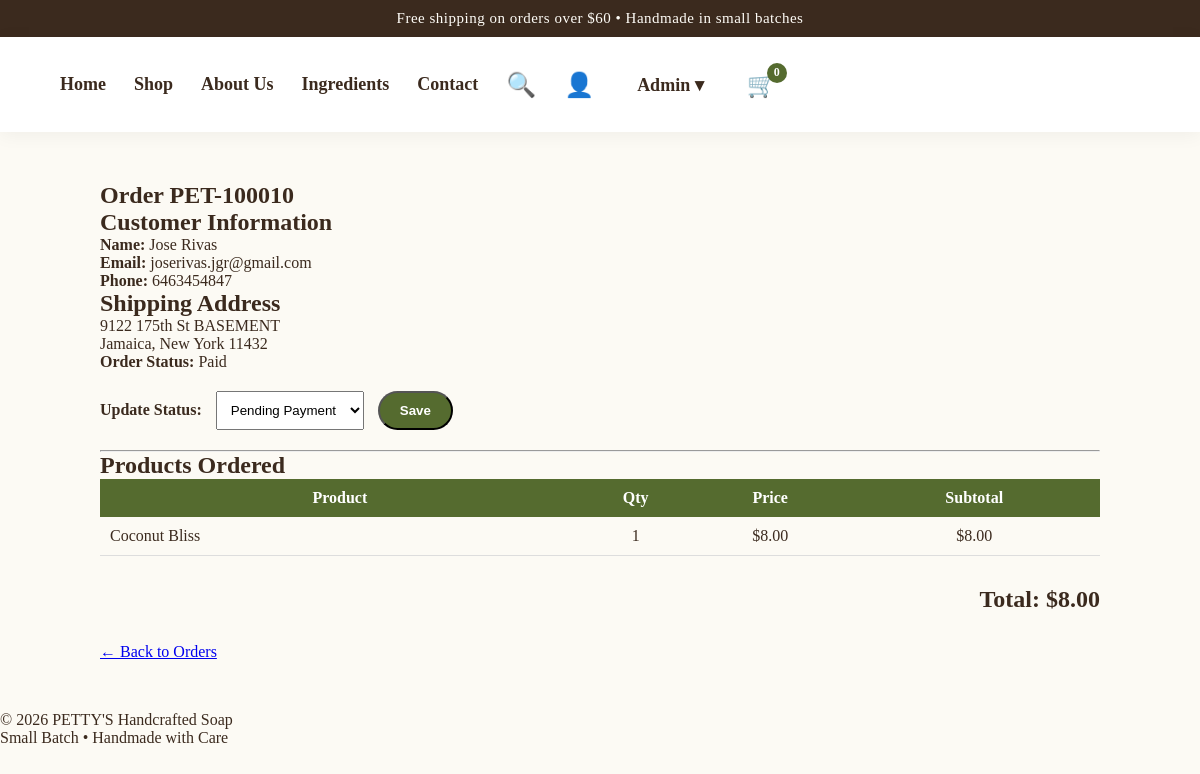
Before: /admin/orders/10 (signed in) with the older database file.
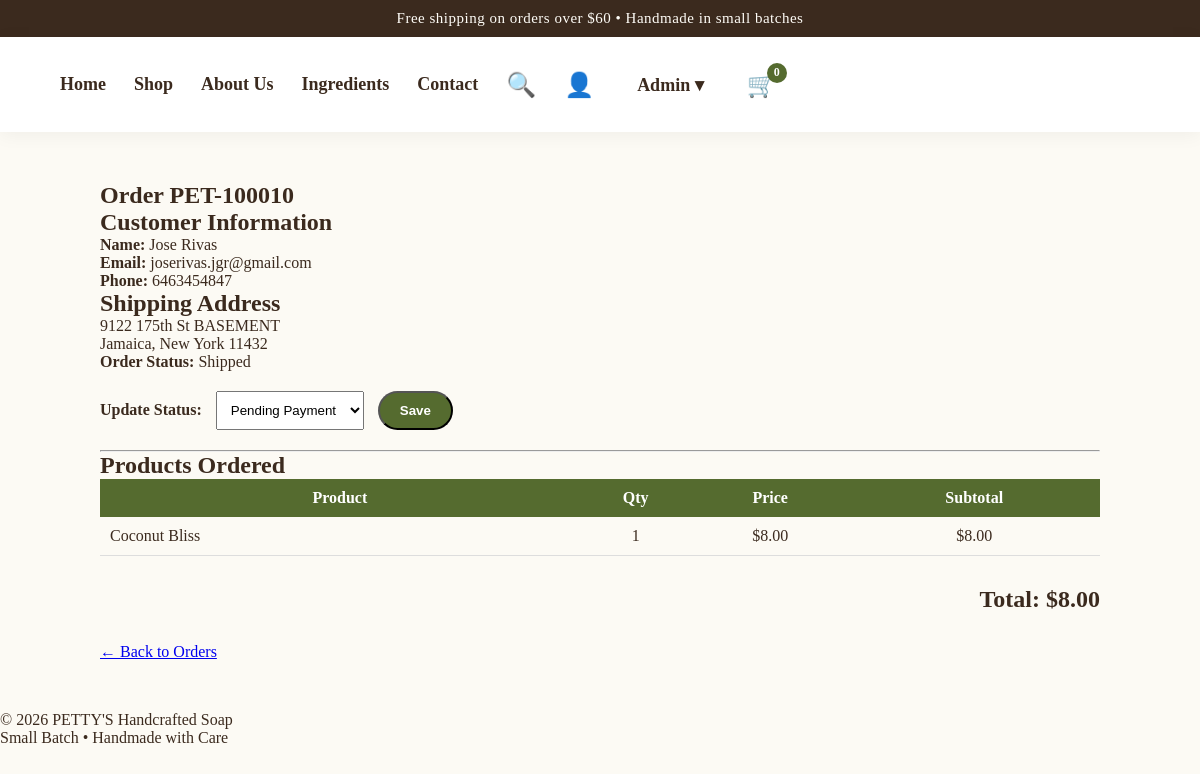
After: the same page with the newer database file.
### tables this page shows
CREATE TABLE orders (
    id INTEGER PRIMARY KEY AUTOINCREMENT,
    order_number TEXT UNIQUE,
    first_name TEXT,
    last_name TEXT,
    email TEXT,
    phone TEXT,
    address TEXT,
    city TEXT,
    state TEXT,
    zip_code TEXT,
    notes TEXT,
    total REAL,
    status TEXT DEFAULT 'Pending Payment',
    created_at TIMESTAMP DEFAULT CURRENT_TIMESTAMP
);

### app.py (the view)
@app.route("/admin/orders/<int:order_id>")
@login_required
def admin_order_detail(order_id):
    conn = sqlite3.connect("pettys.db")
    conn.row_factory = sqlite3.Row
    cursor = conn.cursor()
    cursor.execute("SELECT * FROM orders WHERE id = ?", (order_id,))
    order = cursor.fetchone()
    cursor.execute("SELECT * FROM order_items WHERE order_id = ?", (order_id,))
    items = cursor.fetchall()
    conn.close()
    return render_template("admin_order_detail.html", order=order, items=items)

### app.py (called while the page is built)
@login_manager.user_loader
def load_user(user_id):
    conn = sqlite3.connect("pettys.db")
    conn.row_factory = sqlite3.Row
    cursor = conn.cursor()
    cursor.execute("SELECT id, username FROM admin_users WHERE id = ?", (user_id,))
    user = cursor.fetchone()
    conn.close()
    if user:
        return AdminUser(user["id"], user["username"])
    return None

### templates/admin_order_detail.html (shortened to what this page needs)
{% extends "base.html" %}
{% block content %}
<section style="max-width:1000px;margin:50px auto;">
    <h1>Order {{ order.order_number }}</h1>
    <h2>Customer Information</h2>
    <p><strong>Name:</strong> {{ order.first_name }} {{ order.last_name }}</p>
    <p><strong>Email:</strong> {{ order.email }}</p>
    <p><strong>Phone:</strong> {{ order.phone }}</p>
    <h2>Shipping Address</h2>
    <p>{{ order.address }}</p>
    <p>{{ order.city }}, {{ order.state }} {{ order.zip_code }}</p>
    <p><strong>Order Status:</strong> {{ order.status }}</p>
<form method="POST" action="/admin/orders/{{ order.id }}/status" style="margin:20px 0;">
    <label><strong>Update Status:</strong></label>
    <select name="status" style="padding:10px;margin-left:10px;">
        <option value="Pending Payment">Pending Payment</option>
    </select>
    <button type="submit" class="hero-final-btn" style="padding:10px 20px;margin-left:10px;">
        Save
    </button>
</form>
    <hr>
    <h2>Products Ordered</h2>
    <table style="width:100%;border-collapse:collapse;">
        <thead>
            <tr style="background:#556B2F;color:white;">
                <th style="padding:10px;">Product</th>
                <th>Qty</th>
                <th>Price</th>
                <th>Subtotal</th>
            </tr>
        </thead>
        <tbody>
        {% for item in items %}
        <tr style="border-bottom:1px solid #ddd;">
            <td style="padding:10px;">{{ item.product_name }}</td>
            <td align="center">{{ item.quantity }}</td>
            <td align="center">${{ "%.2f"|format(item.price) }}</td>
            <td align="center">${{ "%.2f"|format(item.subtotal) }}</td>
        </tr>
        {% endfor %}
        </tbody>
    </table>
    <h2 style="text-align:right;margin-top:30px;">
        Total: ${{ "%.2f"|format(order.total) }}
    </h2>
    <p style="margin-top:30px;">
        <a href="/admin/orders">← Back to Orders</a>
    </p>
</section>
{% endblock %}

Changed rows visible on the page:
changed orders "PET-100010": status "Paid" → "Shipped"
